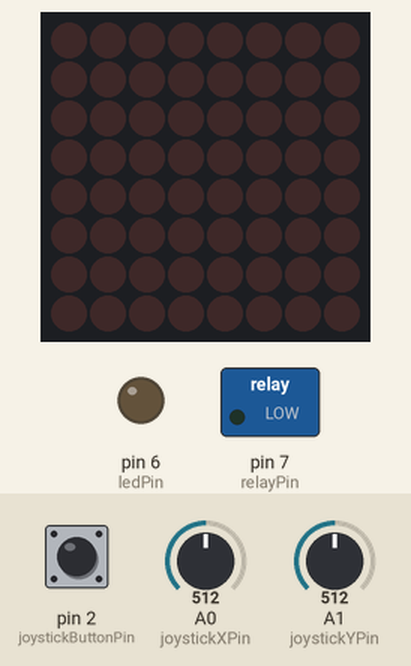
Simulated run of this sketch. Board: Arduino Mega 2560, built with avr-gcc and run on an emulated ATmega2560. Parts: 8×8 LED matrix, switched loads named in the sketch (green lamp = pin HIGH), output pins drawn as LEDs (lit = HIGH). The inputs (shaded band) are chosen by the test bench; at power-on: A0 (joystickXPin) = 512, A1 (joystickYPin) = 512, pin 2 (joystickButtonPin) HIGH. Pins used as bus, display or sensor lines are not drawn.

Above: at 1.2 s.
1.3 s: A0 (joystickXPin) set to 464
2.8 s: A0 (joystickXPin) set to 437
At 3.4 s:
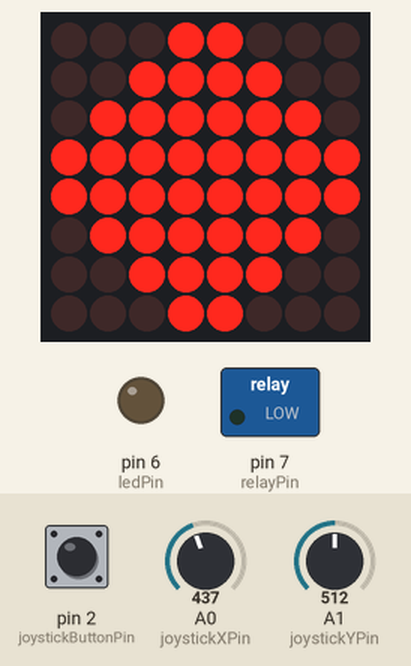
4.3 s: A0 (joystickXPin) set to 460
At 5.5 s:
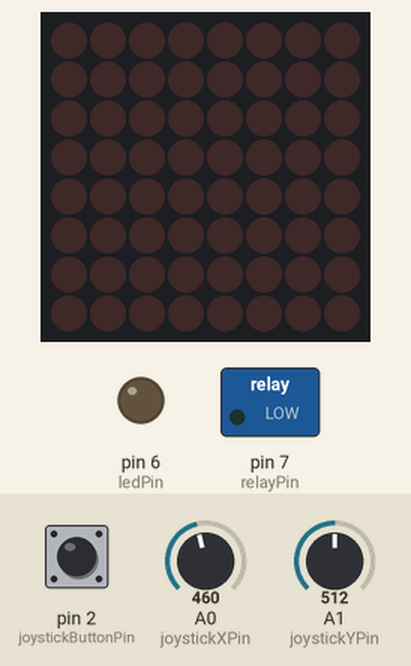
5.8 s: A1 (joystickYPin) set to 534
7.3 s: A1 (joystickYPin) set to 559
At 8.0 s:
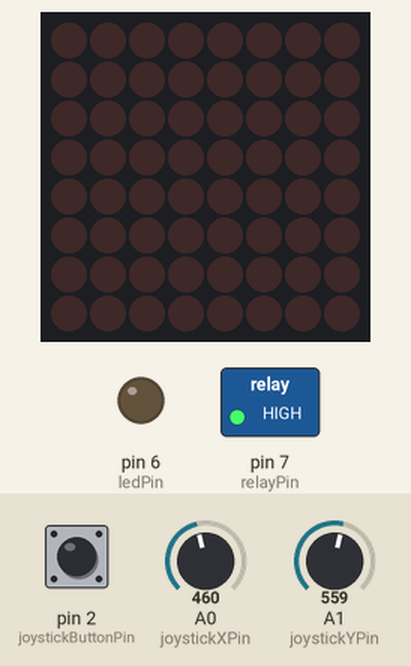
8.8 s: A1 (joystickYPin) set to 440
At 9.2 s:
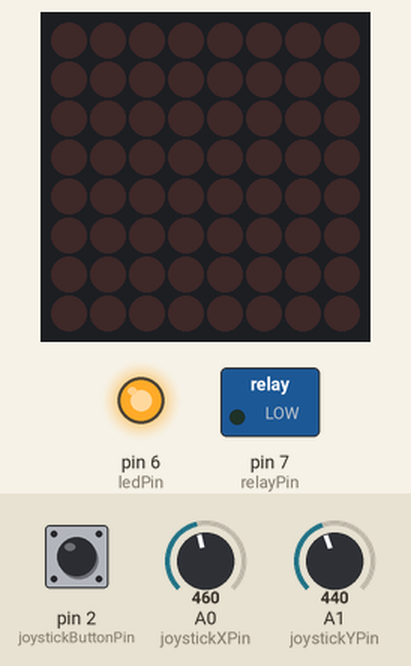
Timing chart, 0 to 11.3 s (numbered marks = the images above; inputs shaded):
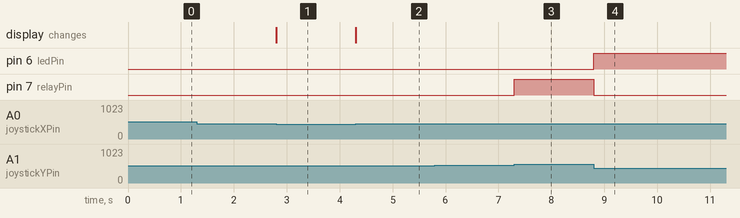

The sketch:

sketch_aug31dSireNMAtrixledAttempt2.ino
```cpp
#include <LedControl.h>

// Pin definitions for joystick and other components
const int joystickXPin = A0;
const int joystickYPin = A1;
const int joystickButtonPin = 2;
const int relayPin = 7;
const int ledPin = 6;
const int csPin = 10;
const int dinPin = 11;
const int clkPin = 13;

// Pin definitions for non-integrated 8x8 LED matrix (rows and columns)
const int rowPins[8] = {22, 23, 24, 25, 26, 27, 28, 29}; // Row pins
const int colPins[8] = {30, 31, 32, 33, 34, 35, 36, 37}; // Column pins

// Initialize the integrated LED matrix with MAX7219 driver
LedControl lc = LedControl(dinPin, clkPin, csPin, 1);

void setup() {
    // Initialize pins for joystick, relay, and LED
    pinMode(relayPin, OUTPUT);
    pinMode(ledPin, OUTPUT);
    pinMode(joystickButtonPin, INPUT_PULLUP);
    digitalWrite(relayPin, LOW);
    digitalWrite(ledPin, LOW);

    // Initialize the integrated LED matrix
    lc.shutdown(0, false);
    lc.setIntensity(0, 8);
    lc.clearDisplay(0);

    // Initialize non-integrated matrix pins
    for (int i = 0; i < 8; i++) {
        pinMode(rowPins[i], OUTPUT);
        pinMode(colPins[i], OUTPUT);
        digitalWrite(rowPins[i], LOW);  // Initialize rows to LOW
        digitalWrite(colPins[i], HIGH); // Initialize columns to HIGH
    }
}

void loop() {
    int xValue = analogRead(joystickXPin);
    int yValue = analogRead(joystickYPin);
    int buttonState = digitalRead(joystickButtonPin);

    // Neutral position: turn off all outputs
    if (xValue > 450 && xValue < 550 && yValue > 450 && yValue < 550 && buttonState == HIGH) {
        lc.clearDisplay(0);    // Clear integrated matrix
        clearNonIntegratedMatrix(); // Clear non-integrated matrix
        digitalWrite(ledPin, LOW);   // Turn off LED
        digitalWrite(relayPin, LOW); // Turn off relay
    }
    // Left: show left arrow on integrated matrix
    else if (xValue < 450) {
        displayArrowLeftIntegrated(); // Display left arrow on integrated matrix
        clearNonIntegratedMatrix();   // Clear non-integrated matrix
        digitalWrite(ledPin, LOW);    // Turn off LED
        digitalWrite(relayPin, LOW);  // Turn off relay
    }
    // Right: show right arrow on non-integrated matrix
    else if (xValue > 550) {
        clearIntegratedMatrix();      // Clear integrated matrix
        displayArrowRightNonIntegrated(); // Display right arrow on non-integrated matrix
        digitalWrite(ledPin, LOW);    // Turn off LED
        digitalWrite(relayPin, LOW);  // Turn off relay
    }
    // Up: turn on common LED
    else if (yValue < 450) {
        clearIntegratedMatrix();      // Clear integrated matrix
        clearNonIntegratedMatrix();   // Clear non-integrated matrix
        digitalWrite(ledPin, HIGH);   // Turn on LED
        digitalWrite(relayPin, LOW);  // Turn off relay
    }
    // Down: activate relay
    else if (yValue > 550) {
        clearIntegratedMatrix();      // Clear integrated matrix
        clearNonIntegratedMatrix();   // Clear non-integrated matrix
        digitalWrite(ledPin, LOW);    // Turn off LED
        digitalWrite(relayPin, HIGH); // Turn on relay
    }
    // Button pressed: clear all
    else if (buttonState == LOW) {
        clearIntegratedMatrix();      // Clear integrated matrix
        clearNonIntegratedMatrix();   // Clear non-integrated matrix
        digitalWrite(ledPin, LOW);    // Turn off LED
        digitalWrite(relayPin, LOW);  // Turn off relay
    }
}

// Functions to display arrows and clear matrices

void displayArrowLeftIntegrated() {
    byte arrowLeft[8] = {
        B00011000,
        B00111100,
        B01111110,
        B11111111,
        B11111111,
        B01111110,
        B00111100,
        B00011000
    };
    for (int i = 0; i < 8; i++) {
        lc.setRow(0, i, arrowLeft[i]);
    }
}

void displayArrowRightNonIntegrated() {
    int arrowRight[8] = {
        B00011000,
        B00111100,
        B01111110,
        B11111111,
        B11111111,
        B01111110,
        B00111100,
        B00011000
    };
    for (int row = 0; row < 8; row++) {
        digitalWrite(rowPins[row], HIGH);  // Activate row
        for (int col = 0; col < 8; col++) {
            digitalWrite(colPins[col], bitRead(arrowRight[row], col) ? LOW : HIGH); // Activate column
        }
        delay(2);  // Short delay to prevent flickering
        digitalWrite(rowPins[row], LOW);   // Deactivate row
    }
}

void clearIntegratedMatrix() {
    lc.clearDisplay(0); // Turn off all LEDs on the integrated matrix
}

void clearNonIntegratedMatrix() {
    for (int row = 0; row < 8; row++) {
        digitalWrite(rowPins[row], LOW);  // Deactivate all rows
        for (int col = 0; col < 8; col++) {
            digitalWrite(colPins[col], HIGH); // Deactivate all columns (HIGH to turn off LEDs)
        }
    }
}
```

Measured:
- the behaviour switches between 450 and 449 on A0 (joystickXPin) (found by bisection; images 0 and 1)
- the behaviour switches between 550 and 551 on A1 (joystickYPin) (found by bisection; images 2 and 3)
- after the input at 1.3 s, every drawn part: stays the same
- after the input at 2.8 s, the display: changes at once (image 1)
- after the input at 4.3 s, the display: changes at once (image 2)
- after the input at 5.8 s, every drawn part: stays the same
- after the input at 7.3 s, pin 7 (relayPin): LOW → HIGH at once
- after the input at 8.8 s, pin 6 (ledPin): LOW → HIGH at once; pin 7 (relayPin): HIGH → LOW at once
